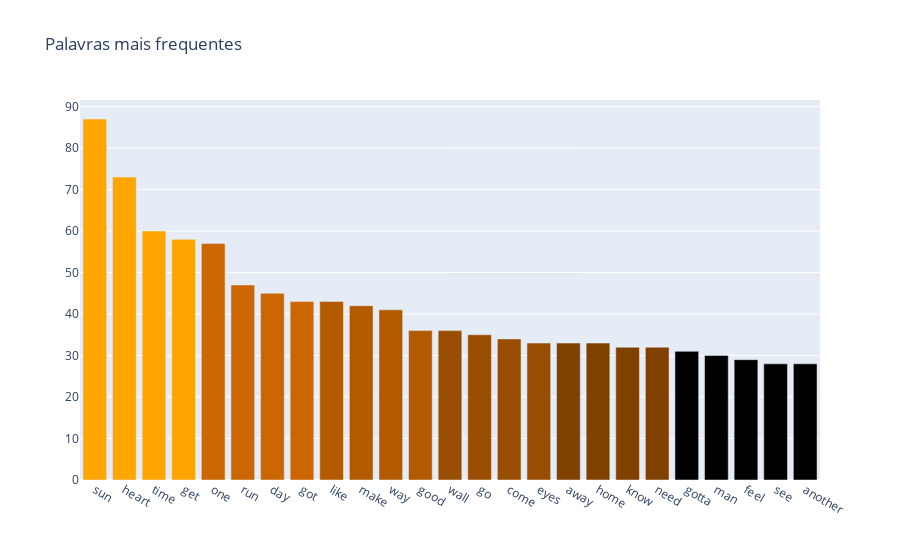

Notebook code cell kept with this figure:
### Markdown cell above
## Palavras mais frequentes

### Code cell
# Vamos inserir a coluna lyrics, filtrando apenas os dados preenchidos
words_g, freq_words, freq_values = count_words(
    df_pink_floyd[df_pink_floyd['lyrics'].notnull()]['lyrics'].values, 25
)
most_freq_words_chart(freq_words, freq_values)

### Figure 1 — Plotly figure (JSON) as saved in the notebook; plotly's stock layout.template omitted (floating-point values rounded to 4 significant figures)
{"data": [{"marker": {"color": ["orange", "orange", "orange", "orange", "#cc6600", "#cc6600", "#cc6600", "#cc6600", "#b35900", "#b35900", "#b35900", "#b35900", "#994d00", "#994d00", "#994d00", "#994d00", "#804000", "#804000", "#804000", "#804000"]}, "type": "bar", "x": ["sun", "heart", "time", "get", "one", "run", "day", "got", "like", "make", "way", "good", "wall", "go", "come", "eyes", "away", "home", "know", "need", "gotta", "man", "feel", "see", "another"], "y": [87, 73, 60, 58, 57, 47, 45, 43, 43, 42, 41, 36, 36, 35, 34, 33, 33, 33, 32, 32, 31, 30, 29, 28, 28]}], "layout": {"autosize": true, "title": {"text": "Palavras mais frequentes"}, "xaxis": {"autorange": true, "range": [-0.5, 24.5], "type": "category"}, "yaxis": {"autorange": true, "range": [0, 91.58], "type": "linear"}}}
